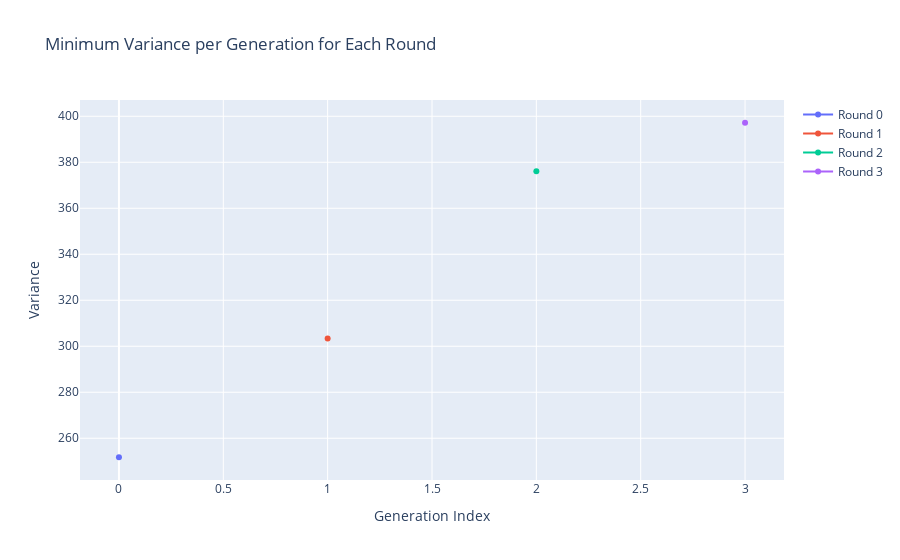

Source (notebook cell):
### Code cell
import plotly.graph_objects as go
import pandas as pd

# Example data (replace with your own)
data = logger.variances
for item in data:
    print(item)

# Convert to DataFrame for easy grouping
df = pd.DataFrame(data, columns=["round_idx", "gen_idx", "bitstring", "variance"])

# For each round & generation, find the row with minimum variance
df_min = df.loc[df.groupby(["round_idx", "gen_idx"])["variance"].idxmin()]

# Create interactive plot
fig = go.Figure()

for round_val, group in df_min.groupby("round_idx"):
    print(group)
    fig.add_trace(
        go.Scatter(
            x=group["gen_idx"],
            y=group["variance"],
            mode="lines+markers",
            name=f"Round {round_val}",
            text=[f"Bitstring: {b}" for b in group["bitstring"]],
            hovertemplate="Gen: %{x}<br>Variance: %{y}<br>%{text}"
        )
    )

fig.update_layout(
    title="Minimum Variance per Generation for Each Round",
    xaxis_title="Generation Index",
    yaxis_title="Variance",
    hovermode="closest"
)

fig.show()

### Figure 1 — Plotly figure (JSON) as saved in the notebook; plotly's stock layout.template omitted (floating-point values rounded to 4 significant figures)
{"data": [{"hovertemplate": "Gen: %{x}<br>Variance: %{y}<br>%{text}", "mode": "lines+markers", "name": "Round 0", "text": ["Bitstring: [1, 1, 1, 1, 0, 1, 0, 1, 1, 1, 0, 0, 1, 0, 1, 1, 1, 1, 1, 1, 1, 1, 0, 1, 1, 0, 1, 0, 0, 0]"], "type": "scatter", "x": [0], "y": [251.7]}, {"hovertemplate": "Gen: %{x}<br>Variance: %{y}<br>%{text}", "mode": "lines+markers", "name": "Round 1", "text": ["Bitstring: [1, 0, 1, 0, 1, 1, 0, 0, 0, 0, 1, 0, 1, 0, 1, 0, 1, 0, 0, 1, 0, 0, 1, 1, 0, 0, 1, 0, 1, 0]"], "type": "scatter", "x": [1], "y": [303.4]}, {"hovertemplate": "Gen: %{x}<br>Variance: %{y}<br>%{text}", "mode": "lines+markers", "name": "Round 2", "text": ["Bitstring: [0, 1, 0, 0, 0, 1, 1, 0, 0, 0, 0, 1, 1, 1, 0, 1, 0, 1, 0, 0, 1, 1, 1, 1, 1, 1, 1, 1, 1, 0]"], "type": "scatter", "x": [2], "y": [376.1]}, {"hovertemplate": "Gen: %{x}<br>Variance: %{y}<br>%{text}", "mode": "lines+markers", "name": "Round 3", "text": ["Bitstring: [1, 0, 1, 0, 1, 0, 0, 0, 0, 0, 1, 0, 0, 1, 0, 1, 1, 0, 0, 1, 0, 0, 0, 0, 1, 1, 0, 0, 0, 1]"], "type": "scatter", "x": [3], "y": [397.2]}], "layout": {"hovermode": "closest", "title": {"text": "Minimum Variance per Generation for Each Round"}, "xaxis": {"title": {"text": "Generation Index"}}, "yaxis": {"title": {"text": "Variance"}}}}
